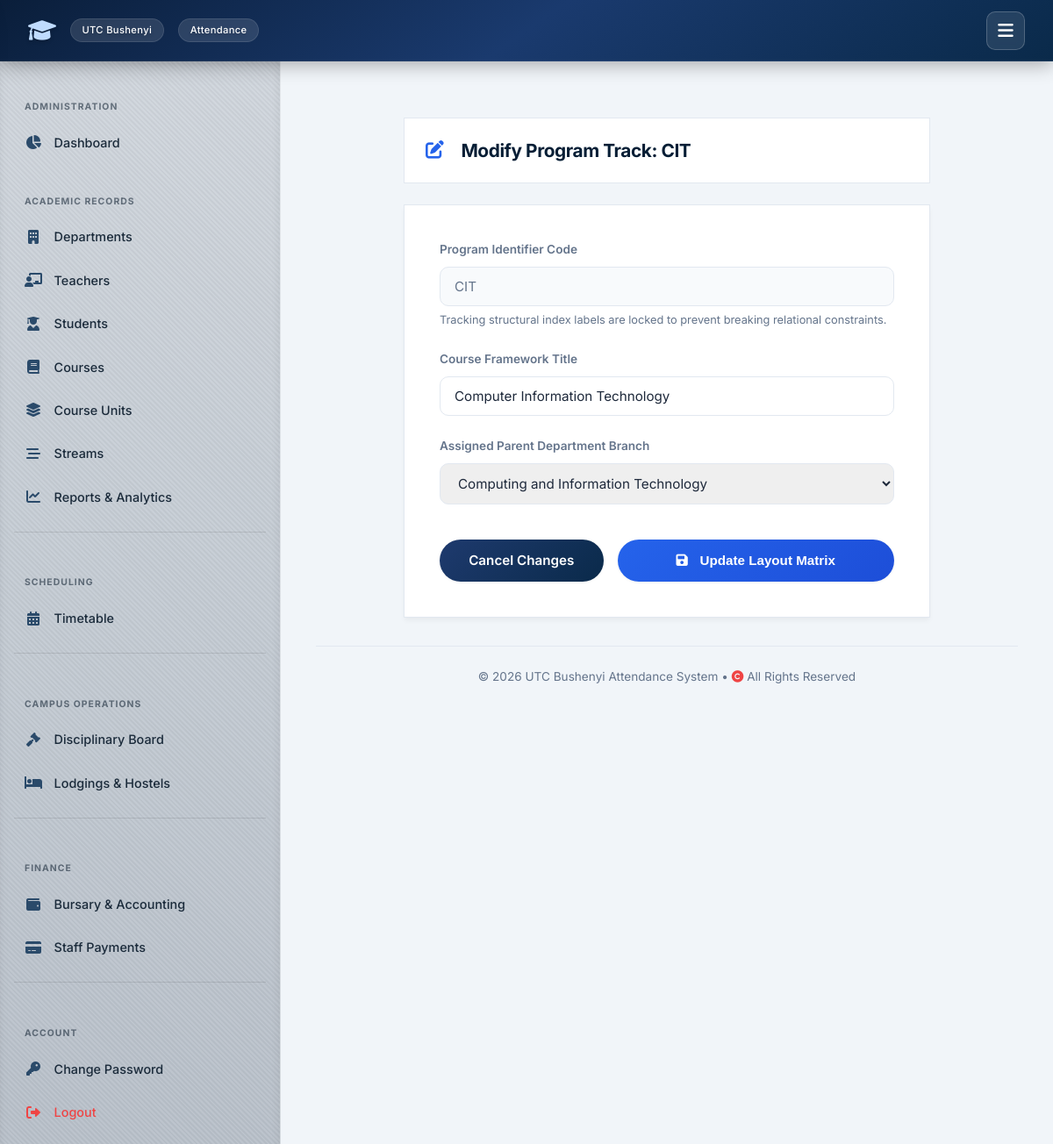
The page /user-admin/manage-courses/edit/CIT/ (signed in) on the database its author committed.
### attendance/models.py (models this page shows, shortened)
class Course(models.Model):
    code = models.CharField(max_length=20, primary_key=True)
    name = models.CharField(max_length=255)
    department = models.ForeignKey(Department, on_delete=models.SET_NULL, null=True, blank=True, related_name='courses')

class Department(models.Model):
    name = models.CharField(max_length=255, unique=True)

### attendance/views_admin.py (the view, shortened to what this page needs)
# urls.py: path('user-admin/manage-courses/edit/<str:pk>/', views_admin.edit_course, name='edit_course'),
@login_required
@transaction.atomic
def edit_course(request, pk):
    if request.user.role != User.IS_ADMIN:
        return HttpResponse("Unauthorized", status=403)
    course = get_object_or_404(Course, pk=pk)
    departments = Department.objects.all()
    return render(request, 'attendance/edit_course.html', {
        'course': course,
        'departments': departments
    })

### templates/attendance/edit_course.html (shortened to what this page needs)
{% extends 'attendance/base.html' %}
{% block content %}
<div class="edit-container">
    <div class="page-header-actions">
        <div>
            <h2 style="margin:0; font-size:1.3rem;">
                <i class="fas fa-edit" style="color: #2563eb; margin-right: 0.5rem;"></i>
                Modify Program Track: {{ course.code }}
            </h2>
        </div>
    </div>
    <div class="form-container-card">
        <form method="POST" action="">
            <div class="form-group">
                <label for="course_code">Program Identifier Code</label>
                <input type="text" id="course_code" name="course_code" class="form-control"
                       value="{{ course.code }}" disabled title="Course code tokens cannot be modified after compilation.">
                <small style="color: var(--text-muted); display: block; margin-top: 0.35rem; font-size: 0.8rem;">
                    Tracking structural index labels are locked to prevent breaking relational constraints.
                </small>
            </div>
            <div class="form-group">
                <label for="course_name">Course Framework Title</label>
                <input type="text" id="course_name" name="course_name" class="form-control"
                       value="{{ course.name }}" required placeholder="e.g. Business Administration">
            </div>
            <div class="form-group">
                <label for="department">Assigned Parent Department Branch</label>
                <select id="department" name="department" class="form-control" required>
                    {% for dept in departments %}
                        <option value="{{ dept.pk }}" {% if course.department.pk == dept.pk %}selected{% endif %}>
                            {{ dept.name }}
                        </option>
                    {% endfor %}
                </select>
            </div>
            <div class="action-buttons">
                <a href="{% url 'attendance:admin_report_page' %}" class="btn btn-outline btn-cancel">
                    Cancel Changes
                </a>
                <button type="submit" class="btn btn-submit">
                    <i class="fas fa-save" style="margin-right: 0.35rem;"></i> Update Layout Matrix
                </button>
            </div>
        </form>
    </div>
</div>
{% endblock %}

### static/style.css (style rules this page uses)
:root { --primary: #0f3b3e; --primary-dark: #0c4e6d ; --primary-light: #e6f4f1; --secondary: #2c6e6b; --accent: #3b82f6; --success: #10b981; --success-light: #d1fae5; --danger: #ef4444; --danger-light: #fee2e2; --warning: #f59e0b; --warning-light: #fef3c7; --info: #3b82f6; --info-light: #dbeafe; --bg-main: #f1f5f9; --surface: #ffffff; --surface-hover: #f8fafc; --text-main: #0f172a; --text-muted: #64748b; --border: #e2e8f0; --shadow-sm: 0 1px 3px rgba(0,0,0,0.06); --shadow: 0 4px 12px rgba(0,0,0,0.08); --shadow-lg: 0 10px 30px rgba(0,0,0,0.12); --radius: 16px; --radius-sm: 10px; --transition: all 0.25s cubic-bezier(0.4, 0, 0.2, 1); --font: 'Inter', -apple-system, BlinkMacSystemFont, 'Segoe UI', Roboto, Helvetica, Arial, sans-serif; --nav-height: 70px; --sidebar-width: 320px; }
* { box-sizing: border-box; margin: 0; padding: 0; }
body { font-family: var(--font); background: var(--bg-main); color: var(--text-main); line-height: 1.6; min-height: 100vh; display: flex; flex-direction: column; }
a { text-decoration: none; color: inherit; }
h2 { font-size: 1.75rem; font-weight: 700; color: var(--primary-dark); margin-bottom: 1.5rem; letter-spacing: -0.02em; display: flex; align-items: center; gap: 0.75rem; }
h2 i { color: var(--secondary); }
.btn { display: inline-flex; align-items: center; justify-content: center; gap: 0.5rem; background: linear-gradient(135deg, var(--secondary), var(--primary)); color: #fff; padding: 0.75rem 1.8rem; border: none; border-radius: 50px; font-weight: 600; font-size: 0.95rem; cursor: pointer; transition: var(--transition); box-shadow: var(--shadow-sm); text-decoration: none; }
.btn-outline { background: transparent; border: 1px solid var(--border); color: var(--text-main); }

### templates/attendance/base.html (style rules this page uses)
:root { --primary: #0a2a4a; --primary-dark: #061e35; --primary-light: #e6eff9; --secondary: #1e3a6e; --accent: #3b82f6; --success: #3b82f6; --success-light: #dbeafe; --danger: #ef4444; --danger-light: #fee2e2; --warning: #f59e0b; --warning-light: #fef3c7; --info: #3b82f6; --info-light: #dbeafe; --bg-main: #f1f5f9; --surface: #ffffff; --surface-hover: #f8fafc; --text-main: #1e293b; --text-muted: #64748b; --border: #e2e8f0; --shadow-sm: 0 1px 3px rgba(0,0,0,0.06); --shadow: 0 4px 12px rgba(0,0,0,0.08); --shadow-lg: 0 10px 30px rgba(0,0,0,0.12); --radius: 16px; --radius-sm: 10px; --transition: all 0.25s cubic-bezier(0.4, 0, 0.2, 1); --font: 'Inter', -apple-system, BlinkMacSystemFont, 'Segoe UI', Roboto, Helvetica, Arial, sans-serif; --nav-height: 70px; --sidebar-width: 320px; }
* { box-sizing: border-box; margin: 0; padding: 0; }
body { font-family: var(--font); background: var(--bg-main); color: var(--text-main); line-height: 1.6; min-height: 100vh; display: flex; flex-direction: column; }
a { text-decoration: none; color: inherit; }
h2 { font-size: 1.75rem; font-weight: 700; color: var(--primary-dark); margin-bottom: 1.5rem; letter-spacing: -0.02em; display: flex; align-items: center; gap: 0.75rem; }
h2 i { color: var(--secondary); }
.btn { display: inline-flex; align-items: center; justify-content: center; gap: 0.5rem; background: linear-gradient(135deg, var(--secondary), var(--primary)); color: #fff; padding: 0.75rem 1.8rem; border: none; border-radius: 50px; font-weight: 600; font-size: 0.95rem; cursor: pointer; transition: var(--transition); box-shadow: var(--shadow-sm); text-decoration: none; }

### rows shown on the page
Course: code "CIT", course_code "CIT", course_name "Computer Information Technology", department "Computing and Information Technology"
